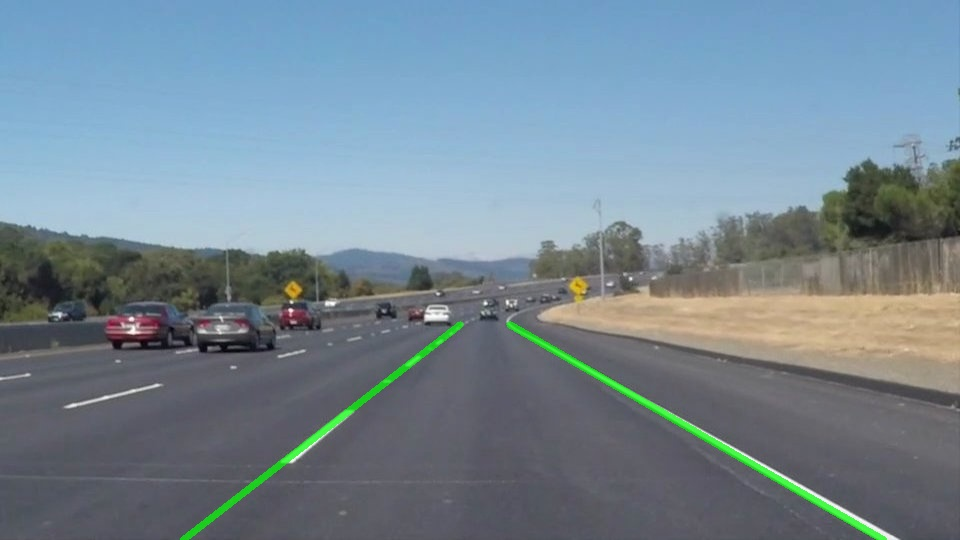
#> input picture dashed_line_test.jpg, 960 x 540 px
$ python -i enhance.py   (imports and definitions only)
#> lines starting #> are read from the running program, lines starting #| are printed output that depends on the picture
#> further down, picture is the input picture: shape (540, 960, 3); mean B, G, R 146.8, 135.2, 117.3
# -*- coding: utf-8 -*-
"""
暗光增强模块
"""

import cv2
import numpy as np
from config import Config


def enhance_low_light(image):
    """使用CLAHE增强低光照图像"""
    lab = cv2.cvtColor(image, cv2.COLOR_BGR2LAB)
#> lab: shape (540, 960, 3); mean of channels 0, 1, 2 140.6, 125.3, 120
    l, a, b = cv2.split(lab)
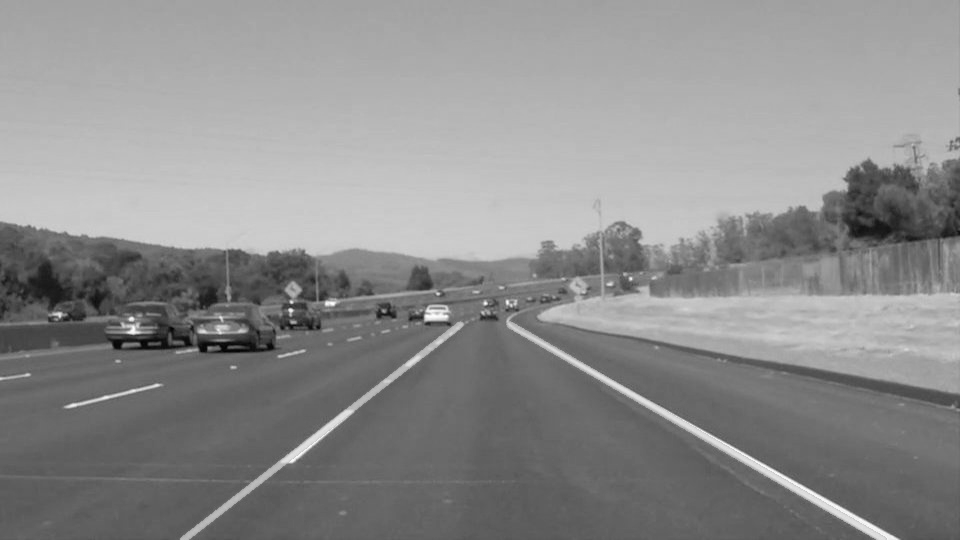
#> l: shape (540, 960); min 2, max 255, mean 140.6
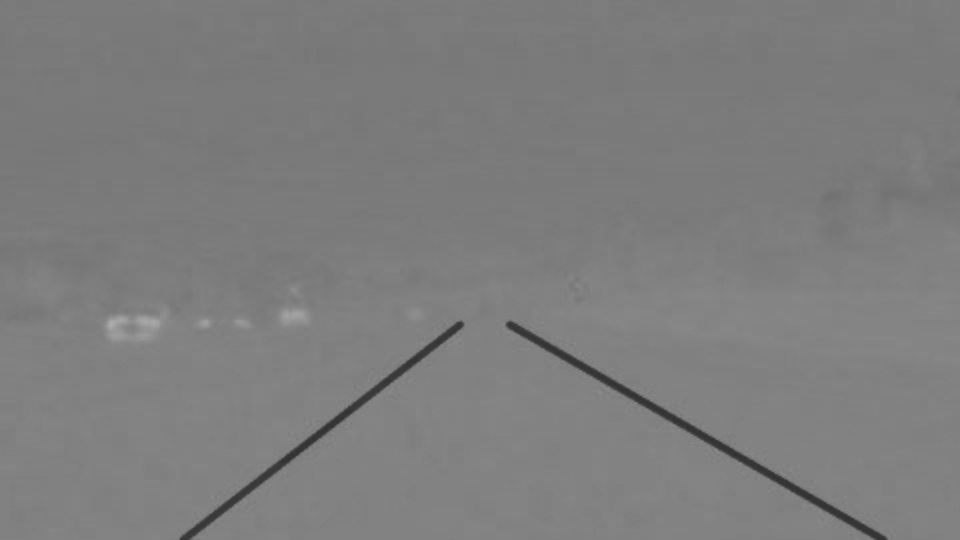
#> a: shape (540, 960); min 50, max 172, mean 125.3
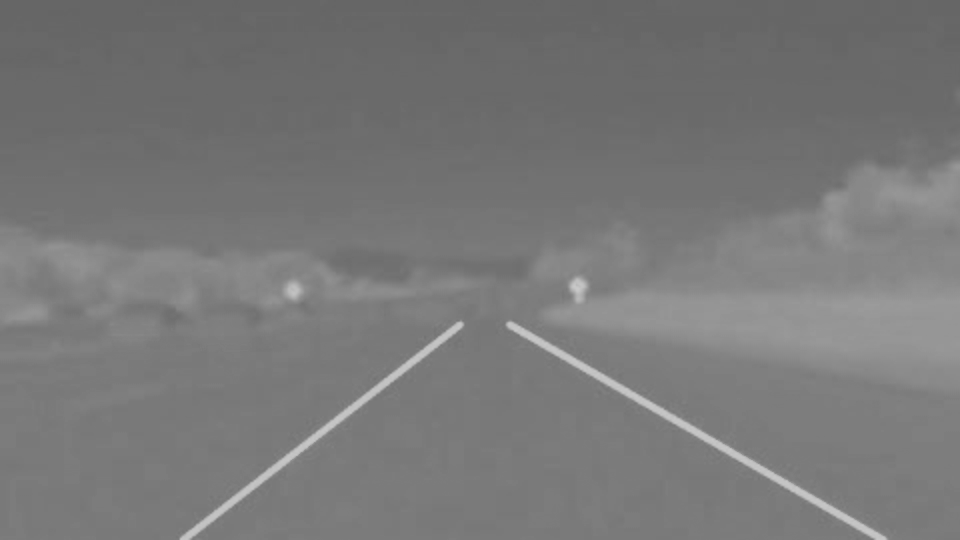
#> b: shape (540, 960); min 100, max 201, mean 120
    clahe = cv2.createCLAHE(clipLimit=Config.CLAHE_CLIP_LIMIT, tileGridSize=Config.CLAHE_TILE_SIZE)
    l_enhanced = clahe.apply(l)
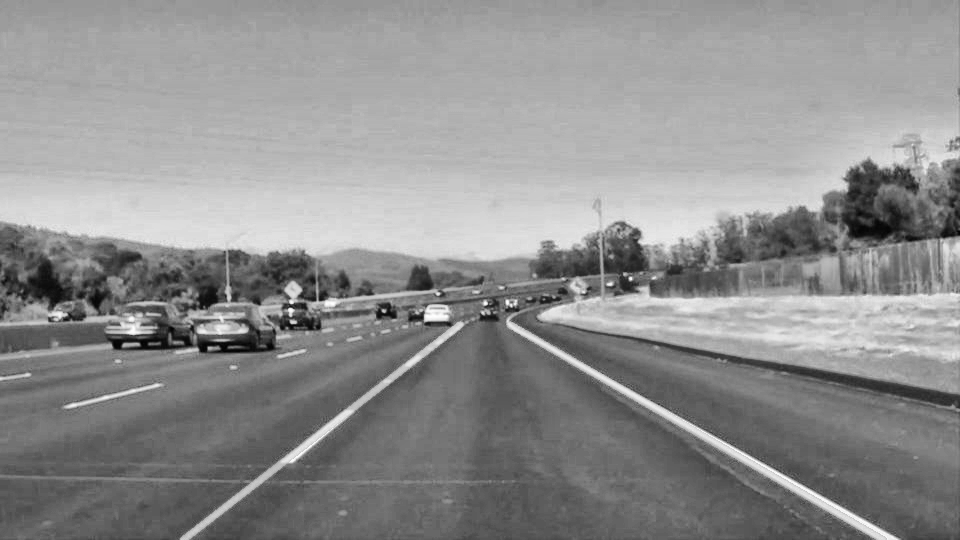
#> l_enhanced: shape (540, 960); min 1, max 255, mean 142.7
    enhanced = cv2.merge([l_enhanced, a, b])
#> enhanced: shape (540, 960, 3); mean of channels 0, 1, 2 142.7, 125.3, 120
    return cv2.cvtColor(enhanced, cv2.COLOR_LAB2BGR)
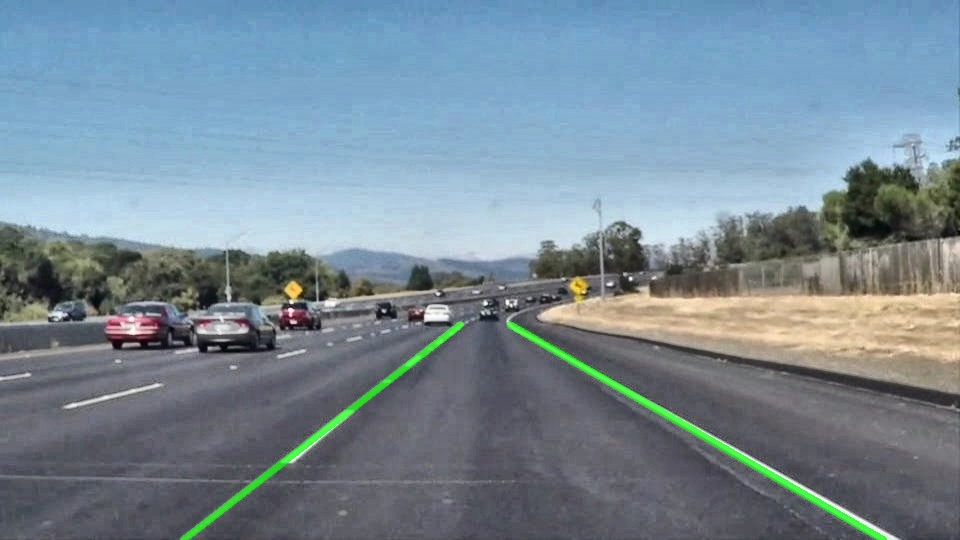
#> returned value: shape (540, 960, 3); mean B, G, R 149.3, 137.7, 119.7


def detect_low_light(image):
    """检测是否为低光照条件"""
    gray = cv2.cvtColor(image, cv2.COLOR_BGR2GRAY)
    return np.mean(gray) < 50

>>> import cv2
>>> picture = cv2.imread('../dashed_line_test.jpg')
>>> result = enhance_low_light(picture)
